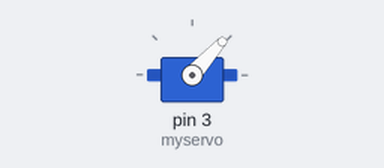
The sketch below on a simulated Arduino Uno, built with avr-gcc and run on an emulated ATmega328P. On the bench: servo. Random numbers use the default seed unless the sketch sets one.

Above: at 0.63 s.
At 12.2 s:
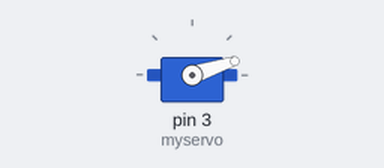
At 36.73 s:
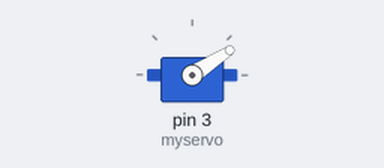
Timing chart, 0 to 40.0 s (numbered marks = the images above):
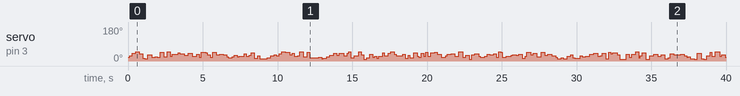

Measured:
- by itself, servo on pin 3 (myservo): 19° → 28° at 0.11 s, → 42° 0.17 s later, → 48° 0.23 s later, → 39° 0.24 s later, … (198 changes in this stretch)

The sketch:

random_servo.ino
```cpp
#include <Servo.h>

Servo myservo;


void setup() {
  myservo.attach( 3 );
}

void loop() {

  int randomDelay = random(100,300);
  int randomValue = random(10, 50);
  myservo.write( randomValue );
  delay(randomDelay);
}
```
